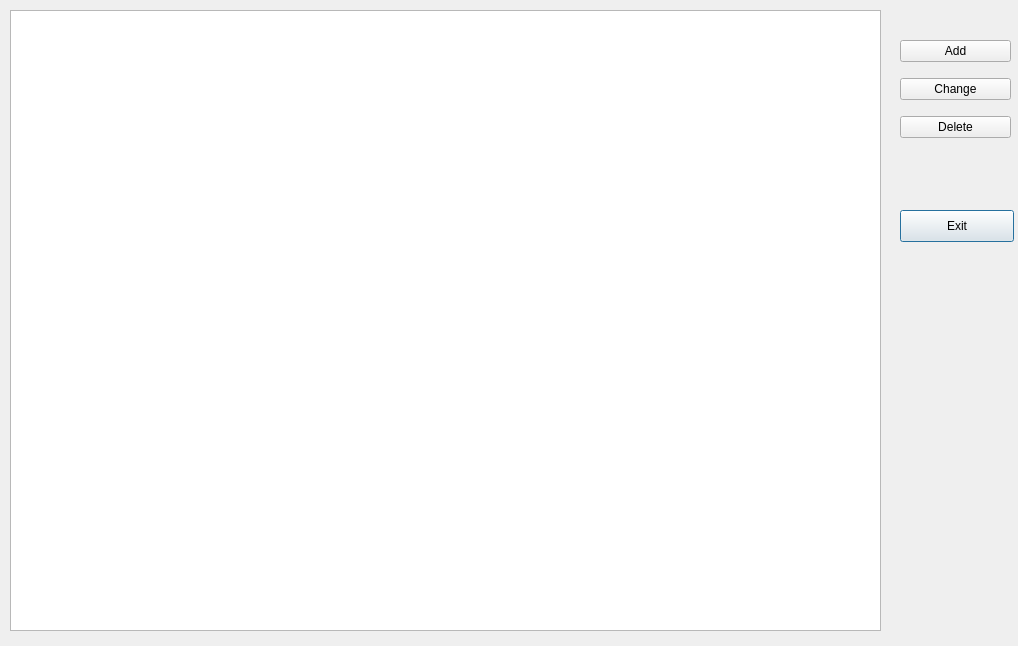
<?xml version="1.0" encoding="UTF-8"?>
<ui version="4.0">
 <class>BillmaintainDialog</class>
 <widget class="QDialog" name="BillmaintainDialog">
  <property name="geometry">
   <rect>
    <x>0</x>
    <y>0</y>
    <width>1018</width>
    <height>646</height>
   </rect>
  </property>
  <property name="windowTitle">
   <string>Dialog</string>
  </property>
  <widget class="QTableWidget" name="billTable">
   <property name="geometry">
    <rect>
     <x>10</x>
     <y>10</y>
     <width>871</width>
     <height>621</height>
    </rect>
   </property>
  </widget>
  <widget class="QPushButton" name="exitButton">
   <property name="geometry">
    <rect>
     <x>900</x>
     <y>210</y>
     <width>114</width>
     <height>32</height>
    </rect>
   </property>
   <property name="text">
    <string>Exit</string>
   </property>
  </widget>
  <widget class="QWidget" name="layoutWidget">
   <property name="geometry">
    <rect>
     <x>900</x>
     <y>30</y>
     <width>111</width>
     <height>121</height>
    </rect>
   </property>
   <layout class="QVBoxLayout" name="verticalLayout">
    <item>
     <widget class="QPushButton" name="addButton">
      <property name="text">
       <string>Add</string>
      </property>
     </widget>
    </item>
    <item>
     <widget class="QPushButton" name="changeButton">
      <property name="text">
       <string>Change</string>
      </property>
     </widget>
    </item>
    <item>
     <widget class="QPushButton" name="deleteButton">
      <property name="text">
       <string>Delete</string>
      </property>
     </widget>
    </item>
   </layout>
  </widget>
 </widget>
 <resources/>
 <connections>
  <connection>
   <sender>addButton</sender>
   <signal>clicked()</signal>
   <receiver>BillmaintainDialog</receiver>
   <slot>add_masterbill()</slot>
   <hints>
    <hint type="sourcelabel">
     <x>949</x>
     <y>52</y>
    </hint>
    <hint type="destinationlabel">
     <x>763</x>
     <y>166</y>
    </hint>
   </hints>
  </connection>
  <connection>
   <sender>changeButton</sender>
   <signal>clicked()</signal>
   <receiver>BillmaintainDialog</receiver>
   <slot>change_masterbill()</slot>
   <hints>
    <hint type="sourcelabel">
     <x>1000</x>
     <y>92</y>
    </hint>
    <hint type="destinationlabel">
     <x>788</x>
     <y>292</y>
    </hint>
   </hints>
  </connection>
  <connection>
   <sender>deleteButton</sender>
   <signal>clicked()</signal>
   <receiver>BillmaintainDialog</receiver>
   <slot>delete_masterbill()</slot>
   <hints>
    <hint type="sourcelabel">
     <x>962</x>
     <y>129</y>
    </hint>
    <hint type="destinationlabel">
     <x>719</x>
     <y>336</y>
    </hint>
   </hints>
  </connection>
  <connection>
   <sender>exitButton</sender>
   <signal>clicked()</signal>
   <receiver>BillmaintainDialog</receiver>
   <slot>accept()</slot>
   <hints>
    <hint type="sourcelabel">
     <x>987</x>
     <y>223</y>
    </hint>
    <hint type="destinationlabel">
     <x>702</x>
     <y>390</y>
    </hint>
   </hints>
  </connection>
 </connections>
 <slots>
  <slot>item_clicked()</slot>
  <slot>add_masterbill()</slot>
  <slot>change_masterbill()</slot>
  <slot>delete_masterbill()</slot>
 </slots>
</ui>
